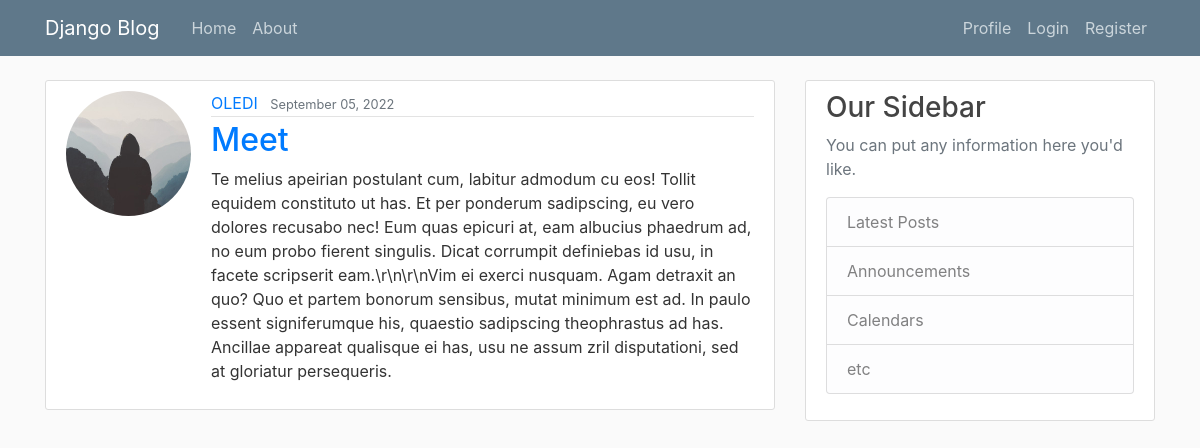
Screenshot of /post/28/ with the database file from the repository.
### blog/models.py (models this page shows, shortened)
class Post(models.Model):
    title = models.CharField(max_length=100)
    content = models.TextField()
    date_posted = models.DateTimeField(default=timezone.now)
    author = models.ForeignKey(User, on_delete=models.CASCADE)

### user/models.py (models this page shows, shortened)
class Profile(models.Model):
    user = models.OneToOneField(User, on_delete=models.CASCADE)
    image = models.ImageField(default='default.jpg', upload_to='profile_pics')
    bio = models.CharField(max_length=300)
    phone = PhoneNumberField(null=True, blank=True, unique=True)

### blog/views.py (the view)
# urls.py: path('post/<int:pk>/', PostDetailView.as_view(), name='post-detail'),
class PostDetailView(DetailView):
    model = Post

### blog/templates/blog/Post_detail.html (shortened to what this page needs)
{% extends "blog/base.html" %}
{% block content %}
    <article class="media content-section">
        <img class="rounded-circle account-img" src="{{ object.author.profile.image.url }}" alt="">
        <div class="media-body">
            <div class="article-metadata">
                <a class="mr-2" href="{% url 'user-posts' object.author.username %}">{{ object.author }}</a>
                <small class="text-muted">{{ object.date_posted|date:"F d, Y" }}</small>
            </div>
            <h2 class="article-title"><a href="{% url 'post-detail' post.id %}">{{ object.title }}</a></h2>
            <p class="article-content">{{ object.content }}</p>
        </div>
    </article>
{% endblock content %}

### blog/static/blog/main.css (style rules this page uses)
body { background: #fafafa; color: #333333; margin-top: 5rem; }
h1, h2, h3, h4, h5, h6 { color: #444444; }
.content-section { background: #ffffff; padding: 10px 20px; border: 1px solid #dddddd; border-radius: 3px; margin-bottom: 20px; }
.article-title { color: #444444; }
.article-content { white-space: pre-line; }
.article-metadata { padding-bottom: 1px; margin-bottom: 4px; border-bottom: 1px solid #e3e3e3 }
.account-img { height: 125px; width: 125px; margin-right: 20px; margin-bottom: 16px; }

### rows the page displays
Post: author.profile.image (placeholder picture), author "OLEDI", date_posted "September 05, 2022", title "Meet", content "Te melius apeirian postulant cum, labitur admodum cu eos! Tollit equidem constituto ut has. Et per ponderum sadipscing, eu vero dolores recusabo nec! Eum quas epicuri at, eam albucius phaedrum ad, no eum probo fierent singulis. Dicat corrumpit definiebas id usu, in facete scripserit eam.\\r\\n\\r\\nVim ei exerci nusquam. Agam detraxit an quo? Quo et partem bonorum sensibus, mutat minimum est ad. In paulo essent signiferumque his, quaestio sadipscing theophrastus ad has. Ancillae appareat qualisque ei has, usu ne assum zril disputationi, sed at gloriatur persequeris."
